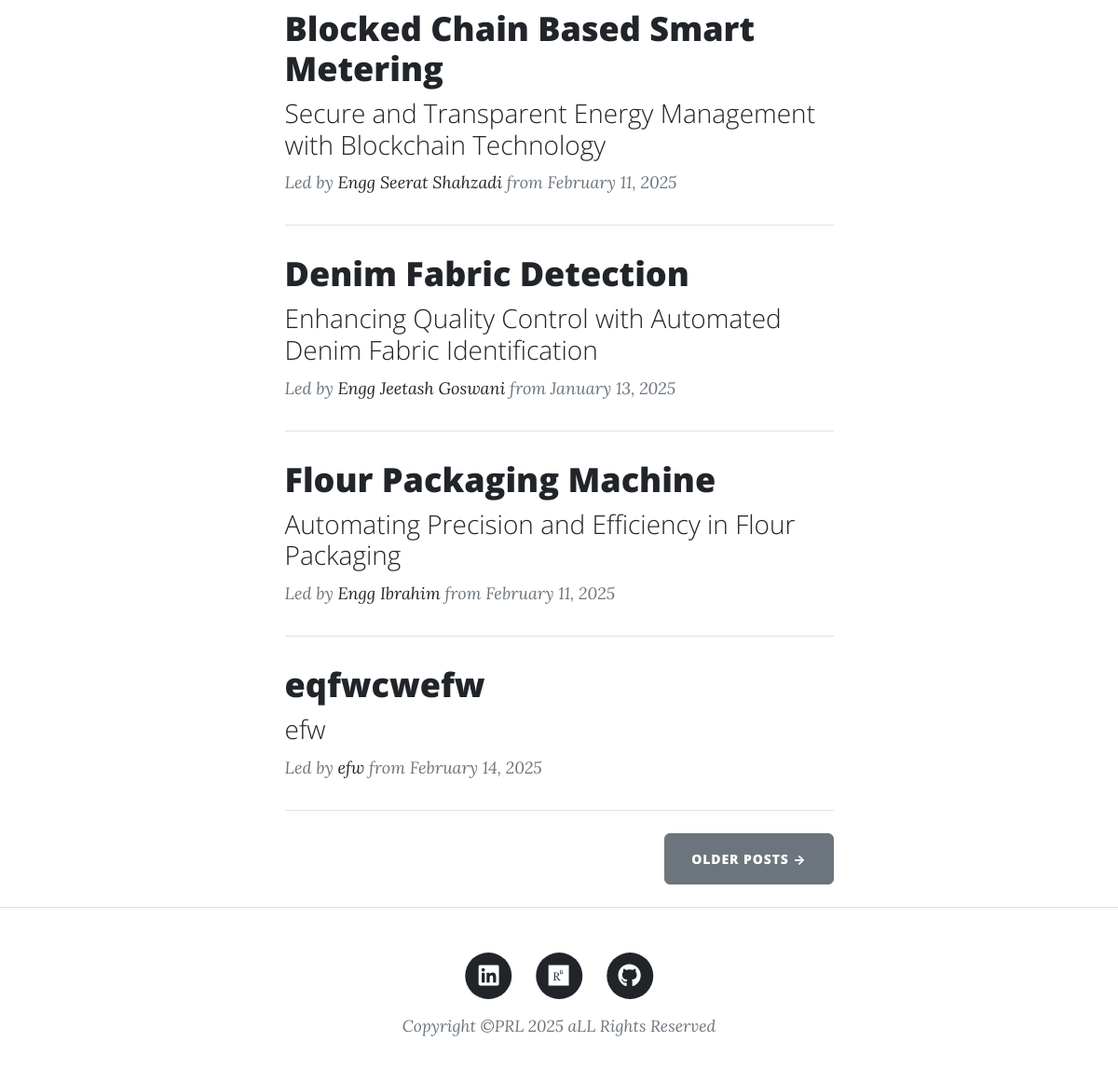
Before: / (lower part) with the older database file.
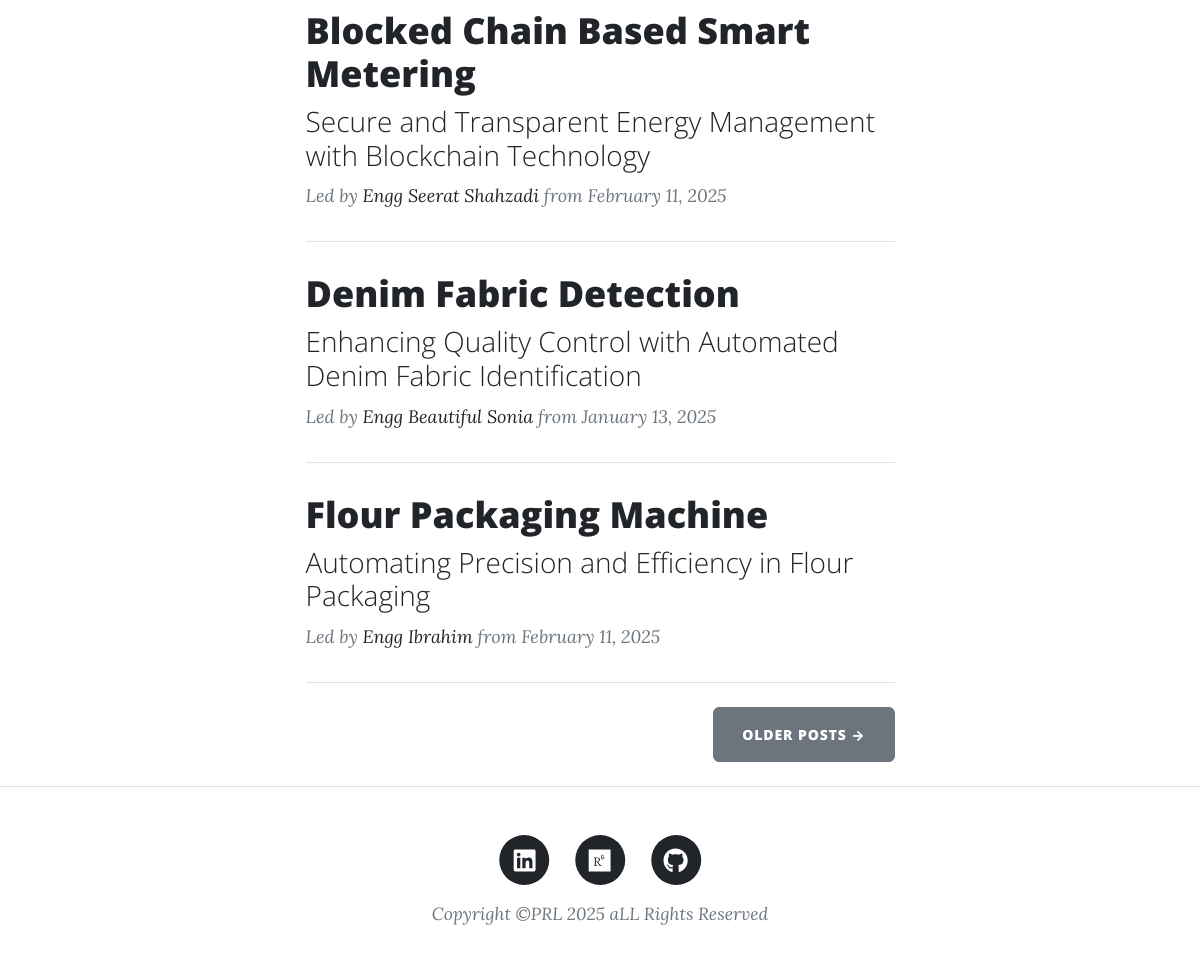
After: the same page with the newer database file.
### main.py (models this page shows)
class BlogPost(db.Model):
    id: Mapped[int] = mapped_column(Integer, primary_key=True)
    title: Mapped[str] = mapped_column(String(250), unique=True, nullable=False)
    subtitle: Mapped[str] = mapped_column(String(250), nullable=False)
    date: Mapped[str] = mapped_column(String(250), nullable=False)
    body: Mapped[str] = mapped_column(Text, nullable=False)
    author: Mapped[str] = mapped_column(String(250), nullable=False)
    img_url: Mapped[str] = mapped_column(String(250), nullable=False)

### main.py (the view)
@app.route('/')
def get_all_posts():
    result = db.session.execute(db.select(BlogPost))
    posts = result.scalars().all()
    return render_template("index.html", all_posts=posts,is_admin=session.get("admin"))

### templates/index.html (shortened to what this page needs)
{% include "header.html" %}
<div class="container px-4 px-lg-5">
  <div class="row gx-4 gx-lg-5 justify-content-center">
    <div class="col-md-10 col-lg-8 col-xl-7">
      {% for post in all_posts %}
      <div class="post-preview">
        <a href="{{ url_for('show_post', post_id=post.id) }}">
          <h2 class="post-title">{{ post.title }}</h2>
          <h3 class="post-subtitle">{{ post.subtitle }}</h3>
        </a>
        <p class="post-meta">
          Led by <a href="#">{{ post.author }}</a> from {{ post.date }}
        </p>
      </div>
      <hr class="my-4" />
      {% endfor %}
      <div class="d-flex justify-content-end mb-4">
        <a class="btn btn-secondary text-uppercase" href="#!">Older Posts →</a>
      </div>
    </div>
  </div>
</div>
{% include "footer.html" %}

### templates/header.html (shortened to what this page needs)
<!DOCTYPE html>
<html lang="en">
  <head>
    {% block styles %}
    {{ bootstrap.load_css() }}
    <link
      href="{{ url_for('static', filename='css/styles.css') }}"
      rel="stylesheet"
    />
    {% endblock %}
  </head>
  <body>

### templates/footer.html (shortened to what this page needs)
        <footer class="border-top">
          <div class="container px-4 px-lg-5">
              <div class="row gx-4 gx-lg-5 justify-content-center">
                  <div class="col-md-10 col-lg-8 col-xl-7">
                      <ul class="list-inline text-center">
                          <li class="list-inline-item">
                              <a href="#!">
                                  <span class="fa-stack fa-lg">
                                      <i class="fas fa-circle fa-stack-2x"></i>
                                      <i class="fab fa-linkedin fa-stack-1x fa-inverse"></i>
                                  </span>
                              </a>
                          </li>
                          <li class="list-inline-item">
    <a href="#!" >
        <span class="fa-stack fa-lg">
            <i class="fas fa-circle fa-stack-2x"></i>
            <i class="fab fa-researchgate fa-stack-1x fa-inverse"></i>
        </span>
    </a>
</li>
                              <a href="#!">
                                  <span class="fa-stack fa-lg">
                                      <i class="fas fa-circle fa-stack-2x"></i>
                                      <i class="fab fa-github fa-stack-1x fa-inverse"></i>
                                  </span>
                              </a>
                      </ul>
                      <div class="small text-center text-muted fst-italic">Copyright &copy;PRL 2025 aLL Rights Reserved</div>
                  </div>
              </div>
          </div>
      </footer>
  </body>
</html>

Changed rows visible on the page:
removed BlogPost: title "eqfwcwefw", subtitle "efw", author "efw", date "February 14, 2025"
changed BlogPost "Denim Fabric Detection": author "Engg Jeetash Goswani" → "Engg Beautiful Sonia"
